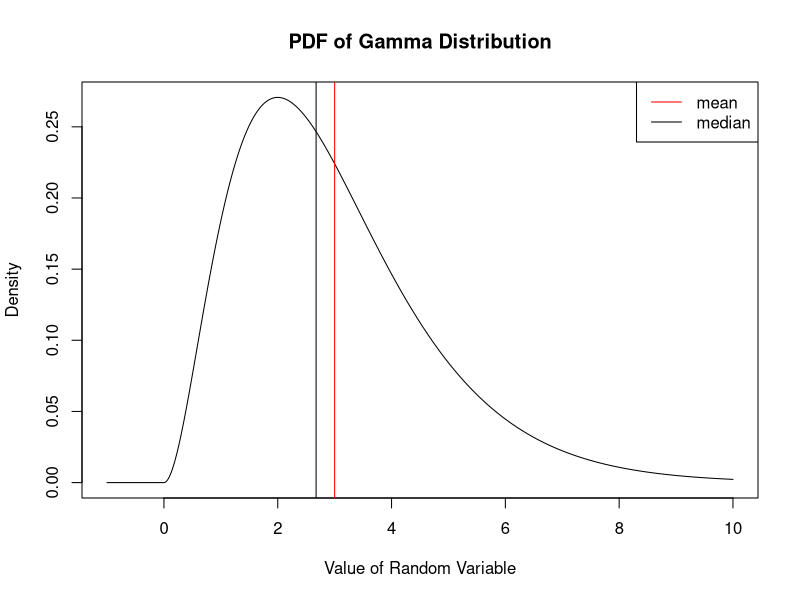
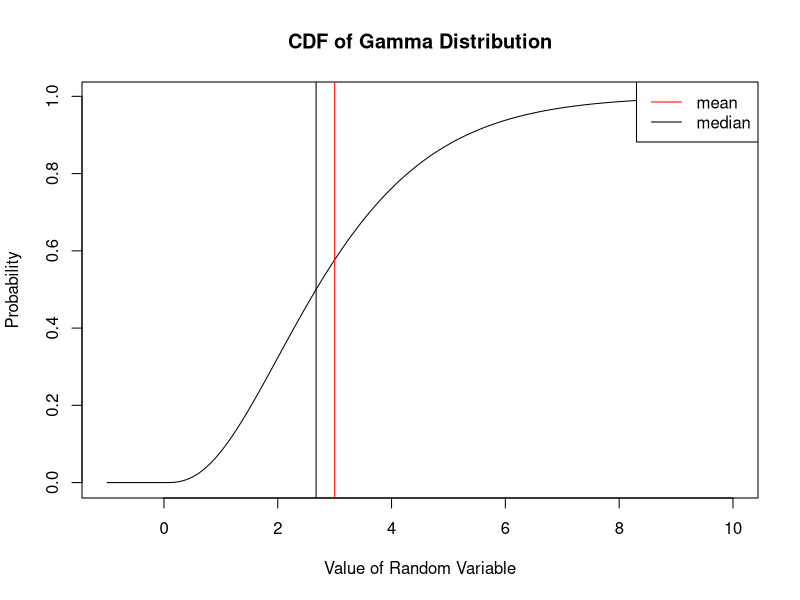
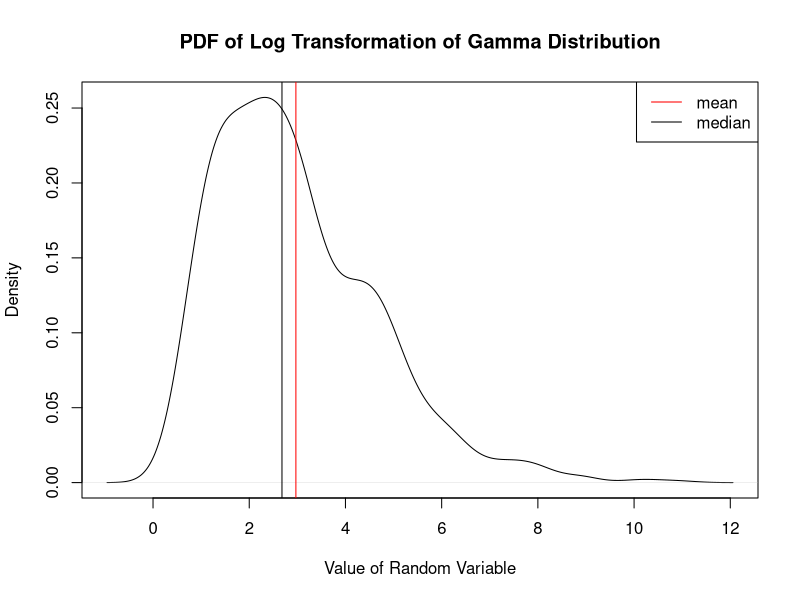
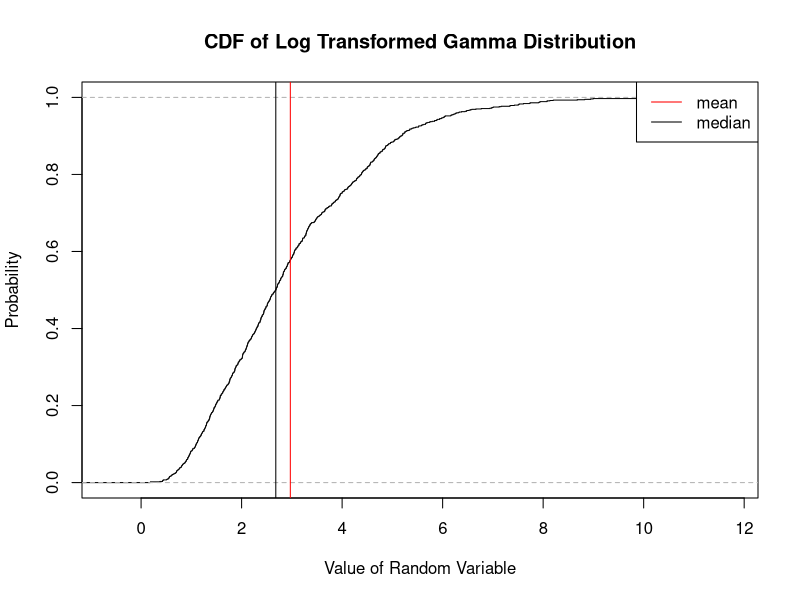
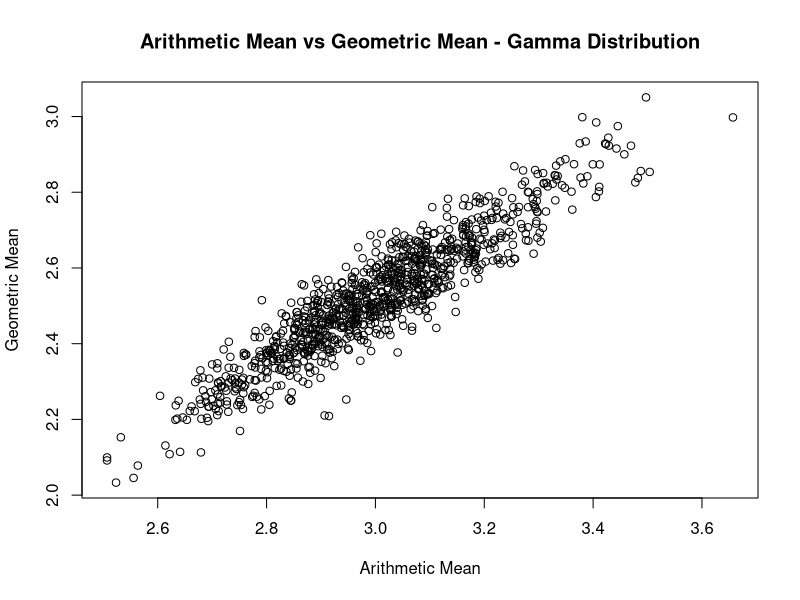
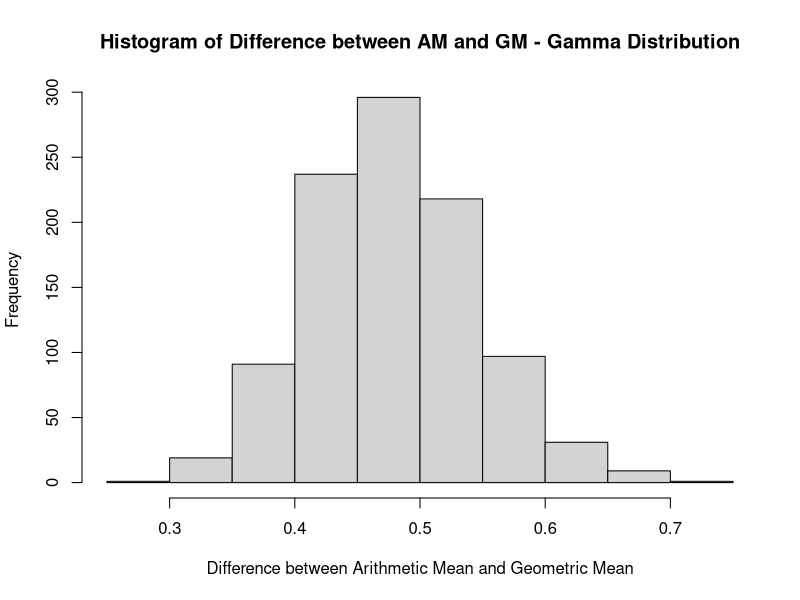
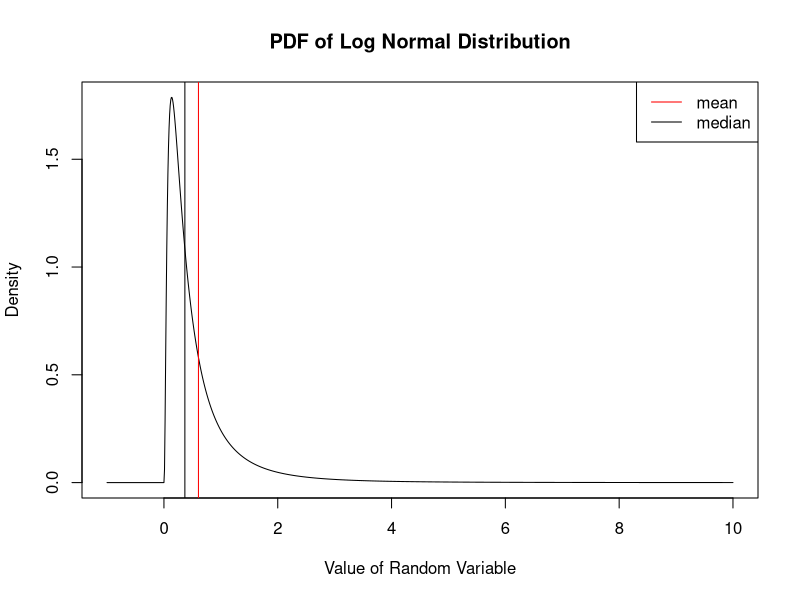
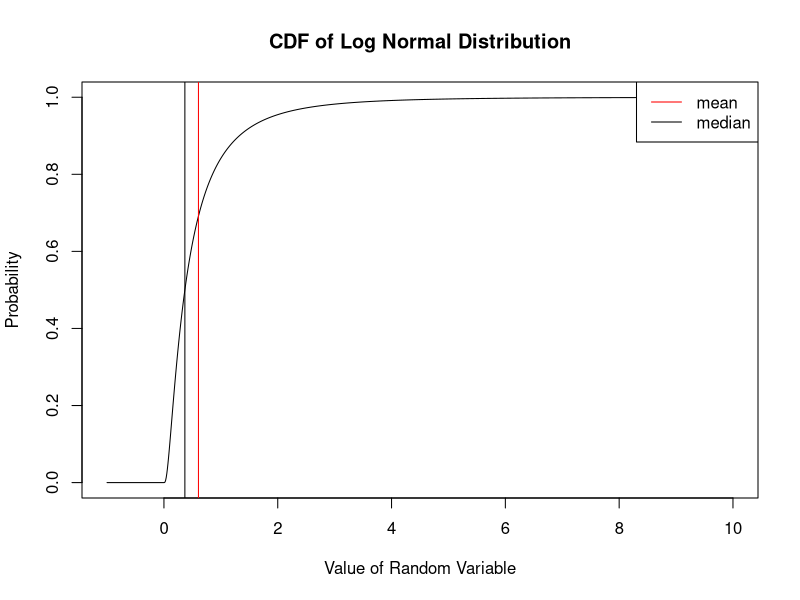

Generate these figures, in order, with R:
## ---- chunk 1
x = seq(-1,10,by = 0.01)
pdf = dgamma(x, shape = 3, scale = 1)
cdf = pgamma(x, shape = 3, scale = 1)
mean = 3 *1
median = qgamma(0.5, shape = 3, scale = 1)

#PDF
plot(x, pdf, type = "l", xlab = "Value of Random Variable", ylab = "Density", main = "PDF of Gamma Distribution")
abline(v = mean, col = "red")
abline(v = median, col = "black")
legend("topright", c("mean", "median"), col = c("red", "black"), lty = c(1,1))

# #CDF
plot(x, cdf, type = "l", xlab = "Value of Random Variable", ylab = "Probability", main = "CDF of Gamma Distribution")
abline(v = mean, col = "red")
abline(v = median, col = "black")
legend("topright", c("mean", "median"), col = c("red", "black"), lty = c(1,1))

#PDF of Log(X)
y = rgamma(1000, shape = 3, scale = 1)
plot(density(y), type = "l", xlab = "Value of Random Variable", ylab = "Density", main = "PDF of Log Transformation of Gamma Distribution" )
abline(v = mean(y), col = "red")
abline(v = median(y), col = "black")
legend("topright", c("mean", "median"), col = c("red", "black"), lty = c(1,1))

# #CDF of Log(X)
plot(ecdf(y), xlab = "Value of Random Variable", ylab = "Probability", main = "CDF of Log Transformed Gamma Distribution")
abline(v = mean(y), col = "red")
abline(v = median(y), col = "black")
legend("topright", c("mean", "median"), col = c("red", "black"), lty = c(1,1))

## ---- chunk 2
mgamma = c()
gmgamma = c()
for (i in 1:1000)
{
  gamma <- rgamma(1:100, shape = 3, scale = 1)
  m <- mean(gamma)
  gm <- exp(mean(log(gamma)))
  mgamma[i] <- m
  gmgamma[i] <- gm
}

plot(mgamma, gmgamma, xlab = "Arithmetic Mean", ylab = "Geometric Mean", main = "Arithmetic Mean vs Geometric Mean - Gamma Distribution")

hist(mgamma - gmgamma, xlab = "Difference between Arithmetic Mean and Geometric Mean", main = "Histogram of Difference between AM and GM - Gamma Distribution")
## ---- chunk 3
meanlog = -1
sdlog = 1
meanln = exp(meanlog + (sdlog^2)/2)
medianln = exp(meanlog)


x = seq(-1,10,by = 0.01)
pdf = dlnorm(x,meanlog = -1, sdlog = 1)
cdf = plnorm(x, meanlog = -1, sdlog = 1)


#PDF
plot(x, pdf, type = "l", xlab = "Value of Random Variable", ylab = "Density", main = "PDF of Log Normal Distribution")
abline(v = meanln, col = "red")
abline(v = medianln, col = "black")
legend("topright", c("mean", "median"), col = c("red", "black"), lty = c(1,1))

# #CDF
plot(x, cdf, type = "l", xlab = "Value of Random Variable", ylab = "Probability", main = "CDF of Log Normal Distribution")
abline(v = meanln, col = "red")
abline(v = medianln, col = "black")
legend("topright", c("mean", "median"), col = c("red", "black"), lty = c(1,1))

#PDF of Log(X)
y = rlnorm(1000, meanlog = -1, sdlog = 1)
plot(density(y), type = "l", xlab = "Value of Random Variable", ylab = "Density", main = "PDF of Log Transformation of Log Normal Distribution" )
abline(v = mean(y), col = "red")
abline(v = median(y), col = "black")
legend("topright", c("mean", "median"), col = c("red", "black"), lty = c(1,1))

# #CDF of Log(X)
plot(ecdf(y), xlab = "Value of Random Variable", ylab = "Probability", main = "CDF of Log Transformed Log Normal Distribution")
abline(v = mean(y), col = "red")
abline(v = median(y), col = "black")
legend("topright", c("mean", "median"), col = c("red", "black"), lty = c(1,1))
## ---- chunk 4
mln = c()
gmln = c()
for (i in 1:1000)
{
  ln <- rlnorm(1:100, meanlog = -1, sdlog = 1)
  m <- mean(ln)
  gm <- exp(mean(log(ln)))
  mln[i] <- m
  gmln[i] <- gm
}

plot(mln, gmln, xlab = "Arithmetic Mean", ylab = "Geometric Mean", main = "Arithmetic Mean vs Geometric Mean - Log Normal Distribution")

hist(mln - gmln, xlab = "Difference between Arithmetic Mean and Geometric Mean", main = "Histogram of Difference between AM and GM - Log Normal Distribution")
## ---- chunk 5
min = 0
max = 12
meanu = (min + max)/2

x = seq(-1,10,by = 0.01)
pdf = dunif(x,min = 0, max = 12)
cdf = punif(x, min = 0, max = 12)

#PDF
plot(x, pdf, type = "l", xlab = "Value of Random Variable", ylab = "Density", main = "PDF of Uniform Distribution")
abline(v = meanu, col = "red")
abline(v = meanu, col = "black")
legend("topright", c("mean", "median"), col = c("red", "black"), lty = c(1,1))

# #CDF
plot(x, cdf, type = "l", xlab = "Value of Random Variable", ylab = "Probability", main = "CDF of Uniform Distribution")
abline(v = meanu, col = "red")
abline(v = meanu, col = "black")
legend("topright", c("mean", "median"), col = c("red", "black"), lty = c(1,1))

#PDF of Log(X)
y = runif(1000, min = 0, max = 12)
plot(density(y), type = "l", xlab = "Value of Random Variable", ylab = "Density", main = "PDF of Log Transformation of Uniform Distribution" )
abline(v = mean(y), col = "red")
abline(v = median(y), col = "black")
legend("topright", c("mean", "median"), col = c("red", "black"), lty = c(1,1))

# #CDF of Log(X)
plot(ecdf(y), xlab = "Value of Random Variable", ylab = "Probability", main = "CDF of Log Transformed Uniform Distribution")
abline(v = mean(y), col = "red")
abline(v = median(y), col = "black")
legend("topright", c("mean", "median"), col = c("red", "black"), lty = c(1,1))

## ---- chunk 6
mu = c()
gmu = c()
for (i in 1:1000)
{
  u <- runif(1:100, min = 0, max = 12)
  m <- mean(u)
  gm <- exp(mean(log(u)))
  mu[i] <- m
  gmu[i] <- gm
}

plot(mu, gmu, xlab = "Arithmetic Mean", ylab = "Geometric Mean", main = "Arithmetic Mean vs Geometric Mean - Uniform Distribution")
hist(mu - gmu, xlab = "Difference between Arithmetic Mean and Geometric Mean", main = "Histogram of Difference between AM and GM - Uniform Distribution")
## ---- chunk 7

## ---- chunk 8
mlu = c()
lmu = c()
for (i in 1:1000)
{
  lu <- log(runif(1:1000, min = 2, max = 17))
  u <- runif(1:1000, min = 2, max = 17)
  m <- mean(lu)
  l <- mean(u)
  mlu[i] <- m
  lmu[i] <- l
}
hist(mlu - log(lmu), xlab = "Difference between E[log(X)] and log(E[X])", main = "Histogram of Diff. between E[log(X)] and log(E[X]) - Uniform Dist.")

mlln = c()
lmln = c()
for (i in 1:1000)
{
  lln <- log(rlnorm(1:1000, meanlog = 3, sdlog = 2))
  ln <- rlnorm(1:1000, meanlog = 3, sdlog = 2)
  m <- mean(lln)
  l <- mean(ln)
  mlln[i] <- m
  lmln[i] <- l
}
hist(mlln - log(lmln), xlab = "Difference between E[log(X)] and log(E[X])", main = "Histogram of Diff. between E[log(X)] and log(E[X]) - Log Normal Dist.")

mg = c()
lmg = c()
for (i in 1:1000)
{
  lg <- log(rgamma(1:1000, scale = 2, shape = 4))
  g <- rgamma(1:1000, scale = 5, shape = 16)
  m <- mean(lg)
  l <- mean(g)
  mg[i] <- m
  lmg[i] <- l
}
hist(mg - log(lmg), xlab = "Difference between E[log(X)] and log(E[X])", main = "Histogram of Diff. between E[log(X)] and log(E[X]) - Gamma Dist.")

